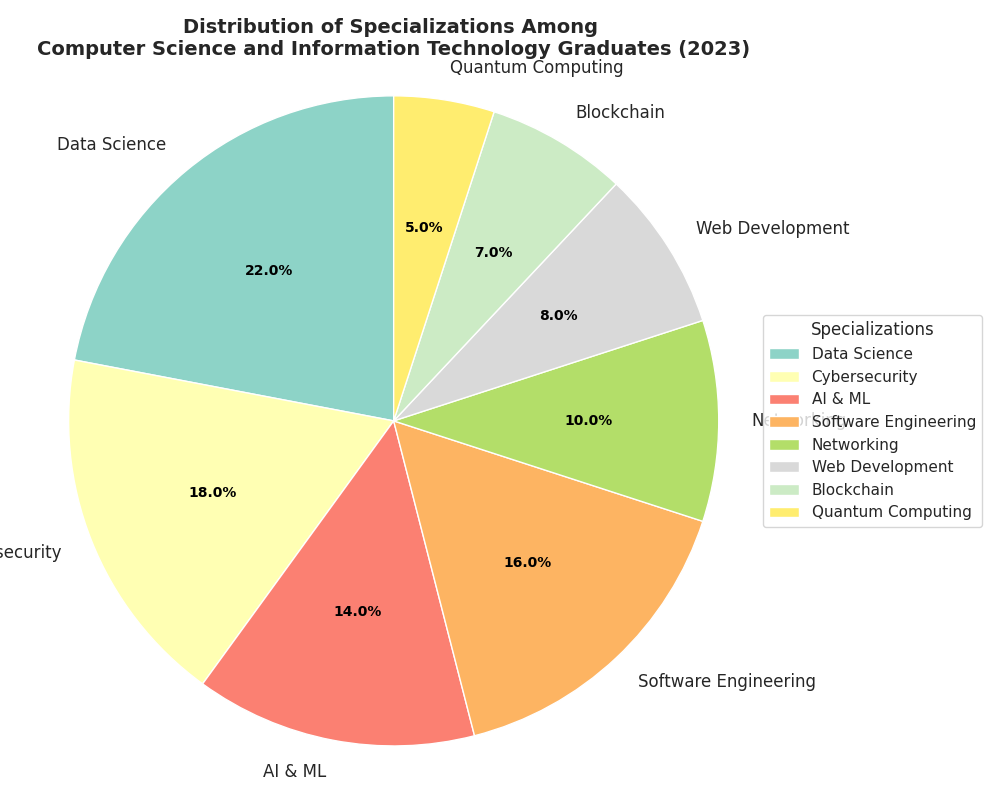

The script that drew this image:
import matplotlib.pyplot as plt
import numpy as np

specializations = [
    'Data Science', 
    'Cybersecurity', 
    'AI & ML', 
    'Software Engineering', 
    'Networking', 
    'Web Development',
    'Blockchain',
    'Quantum Computing'
]
percentages = [22, 18, 14, 16, 10, 8, 7, 5]

colors = plt.cm.Set3(np.linspace(0, 1, len(specializations)))
explode = (0, 0, 0, 0, 0, 0, 0, 0)  # No segment is exploded

fig, ax = plt.subplots(figsize=(10, 8))
wedges, texts, autotexts = ax.pie(
    percentages, 
    labels=specializations, 
    autopct='%1.1f%%', 
    startangle=90, 
    colors=colors
)

plt.setp(autotexts, size=10, weight="bold", color="black")
plt.setp(texts, size=12)

plt.title(
    'Distribution of Specializations Among \n'
    'Computer Science and Information Technology Graduates (2023)',
    fontsize=14, fontweight='bold'
)

ax.axis('equal')

ax.legend(wedges, specializations, title="Specializations", loc="center left", bbox_to_anchor=(1, 0, 0.5, 1))

plt.tight_layout()

plt.show()
